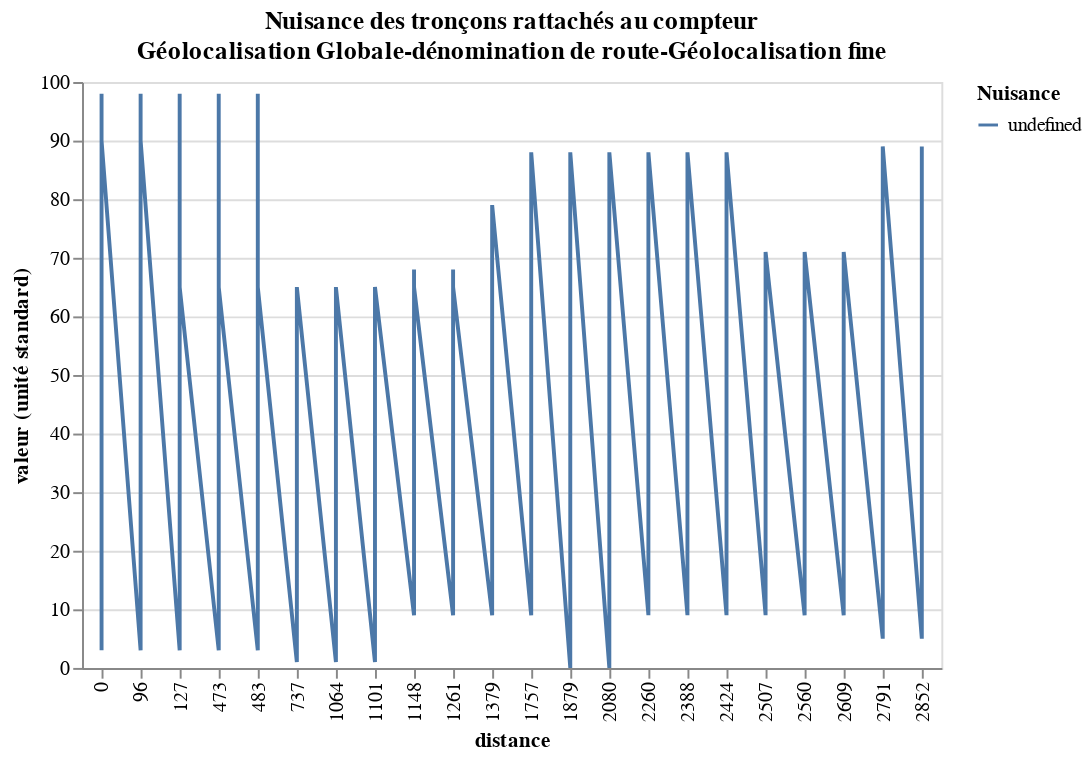

The notebook cell saved with this chart:
### Markdown cell above
# propositin de visualisation des niveaux d'émissions de polluants et GES (marche aussi pour le bruit)
> l'idée c'est de représenter la distance en absicsse et le niveau de pollution en ordonnée

### Code cell
# préparation des données
import altair as alt
import pandas as pd
from random import randint, choices
distance = [0] + sorted(choices(range(1, 3000),k=21))
nox = [randint(0, 10)]*5 + [randint(0, 10)]*3 + [randint(0, 10)]*4 + [randint(0, 10)]*2 + [randint(0, 10)]*6 + [randint(0, 10)]*2
particule = [randint(20, 100)]*5 + [randint(20, 100)]*3 + [randint(20, 100)]*4 + [randint(20, 100)]*2 + [randint(20, 100)]*6 + [randint(20, 100)]*2
bruit = [randint(60, 90)]*2 + [randint(60, 90)]*8 + [randint(60, 90)]*1 + [randint(60, 90)]*6 + [randint(60, 90)]*3 + [randint(60, 90)]*2
id_comptag = 'Géolocalisation Globale-dénomination de route-Géolocalisation fine'
dfNuisance = pd.DataFrame({'distance': distance, 'nox': nox, 'particule': particule, 'bruit': bruit})
dfNuisance = pd.melt(dfNuisance, id_vars='distance', var_name='type_nuisance')

# graph
listIndicateurs = dfNuisance.type_nuisance.unique()
input_dropdown = alt.binding_select(options=listIndicateurs, name='Nuisance')
selection = alt.selection_single(fields=['type_nuisance'], bind=input_dropdown)
alt.Chart(dfNuisance, title=['Nuisance des tronçons rattachés au compteur', id_comptag]).mark_line().encode(
    x='distance:O',
    y=alt.Y('value:Q', title='valeur (unité standard)'),
    color=alt.Color('Nuisance:N')
).add_selection(
    selection
).transform_filter(
    selection
)

### Figure 1 — Vega-Lite specification as saved in the notebook (floating-point values rounded to 4 significant figures)
{"config": {"view": {"continuousWidth": 400, "continuousHeight": 300}}, "data": {"name": "data-0501d5c76be44fbebae15112c7960f55"}, "mark": "line", "encoding": {"color": {"field": "Nuisance", "type": "nominal"}, "x": {"field": "distance", "type": "ordinal"}, "y": {"field": "value", "title": "valeur (unité standard)", "type": "quantitative"}}, "selection": {"selector001": {"type": "single", "fields": ["type_nuisance"], "bind": {"input": "select", "options": ["nox", "particule", "bruit"], "name": "Nuisance"}}}, "title": ["Nuisance des tronçons rattachés au compteur", "Géolocalisation Globale-dénomination de route-Géolocalisation fine"], "transform": [{"filter": {"selection": "selector001"}}], "$schema": "https://vega.github.io/schema/vega-lite/v4.17.0.json", "datasets": {"data-0501d5c76be44fbebae15112c7960f55": [{"distance": 0, "type_nuisance": "nox", "value": 3}, {"distance": 96, "type_nuisance": "nox", "value": 3}, {"distance": 127, "type_nuisance": "nox", "value": 3}, {"distance": 473, "type_nuisance": "nox", "value": 3}, {"distance": 483, "type_nuisance": "nox", "value": 3}, {"distance": 737, "type_nuisance": "nox", "value": 1}, {"distance": 1064, "type_nuisance": "nox", "value": 1}, {"distance": 1101, "type_nuisance": "nox", "value": 1}, {"distance": 1148, "type_nuisance": "nox", "value": 9}, {"distance": 1261, "type_nuisance": "nox", "value": 9}, {"distance": 1379, "type_nuisance": "nox", "value": 9}, {"distance": 1757, "type_nuisance": "nox", "value": 9}, {"distance": 1879, "type_nuisance": "nox", "value": 0}, {"distance": 2080, "type_nuisance": "nox", "value": 0}, {"distance": 2260, "type_nuisance": "nox", "value": 9}, {"distance": 2388, "type_nuisance": "nox", "value": 9}, {"distance": 2424, "type_nuisance": "nox", "value": 9}, {"distance": 2507, "type_nuisance": "nox", "value": 9}, {"distance": 2560, "type_nuisance": "nox", "value": 9}, {"distance": 2609, "type_nuisance": "nox", "value": 9}, {"distance": 2791, "type_nuisance": "nox", "value": 5}, {"distance": 2852, "type_nuisance": "nox", "value": 5}, {"distance": 0, "type_nuisance": "particule", "value": 98}, {"distance": 96, "type_nuisance": "particule", "value": 98}, {"distance": 127, "type_nuisance": "particule", "value": 98}, {"distance": 473, "type_nuisance": "particule", "value": 98}, {"distance": 483, "type_nuisance": "particule", "value": 98}, {"distance": 737, "type_nuisance": "particule", "value": 31}, {"distance": 1064, "type_nuisance": "particule", "value": 31}, {"distance": 1101, "type_nuisance": "particule", "value": 31}, {"distance": 1148, "type_nuisance": "particule", "value": 68}, {"distance": 1261, "type_nuisance": "particule", "value": 68}, {"distance": 1379, "type_nuisance": "particule", "value": 68}, {"distance": 1757, "type_nuisance": "particule", "value": 68}, {"distance": 1879, "type_nuisance": "particule", "value": 20}, {"distance": 2080, "type_nuisance": "particule", "value": 20}, {"distance": 2260, "type_nuisance": "particule", "value": 44}, {"distance": 2388, "type_nuisance": "particule", "value": 44}, {"distance": 2424, "type_nuisance": "particule", "value": 44}, {"distance": 2507, "type_nuisance": "particule", "value": 44}, {"distance": 2560, "type_nuisance": "particule", "value": 44}, {"distance": 2609, "type_nuisance": "particule", "value": 44}, {"distance": 2791, "type_nuisance": "particule", "value": 32}, {"distance": 2852, "type_nuisance": "particule", "value": 32}, {"distance": 0, "type_nuisance": "bruit", "value": 90}, {"distance": 96, "type_nuisance": "bruit", "value": 90}, {"distance": 127, "type_nuisance": "bruit", "value": 65}, {"distance": 473, "type_nuisance": "bruit", "value": 65}, {"distance": 483, "type_nuisance": "bruit", "value": 65}, {"distance": 737, "type_nuisance": "bruit", "value": 65}, {"distance": 1064, "type_nuisance": "bruit", "value": 65}, {"distance": 1101, "type_nuisance": "bruit", "value": 65}, {"distance": 1148, "type_nuisance": "bruit", "value": 65}, {"distance": 1261, "type_nuisance": "bruit", "value": 65}, {"distance": 1379, "type_nuisance": "bruit", "value": 79}, {"distance": 1757, "type_nuisance": "bruit", "value": 88}, {"distance": 1879, "type_nuisance": "bruit", "value": 88}, {"distance": 2080, "type_nuisance": "bruit", "value": 88}, {"distance": 2260, "type_nuisance": "bruit", "value": 88}, {"distance": 2388, "type_nuisance": "bruit", "value": 88}, {"distance": 2424, "type_nuisance": "bruit", "value": 88}, {"distance": 2507, "type_nuisance": "bruit", "value": 71}, {"distance": 2560, "type_nuisance": "bruit", "value": 71}, {"distance": 2609, "type_nuisance": "bruit", "value": 71}, {"distance": 2791, "type_nuisance": "bruit", "value": 89}, {"distance": 2852, "type_nuisance": "bruit", "value": 89}]}}
